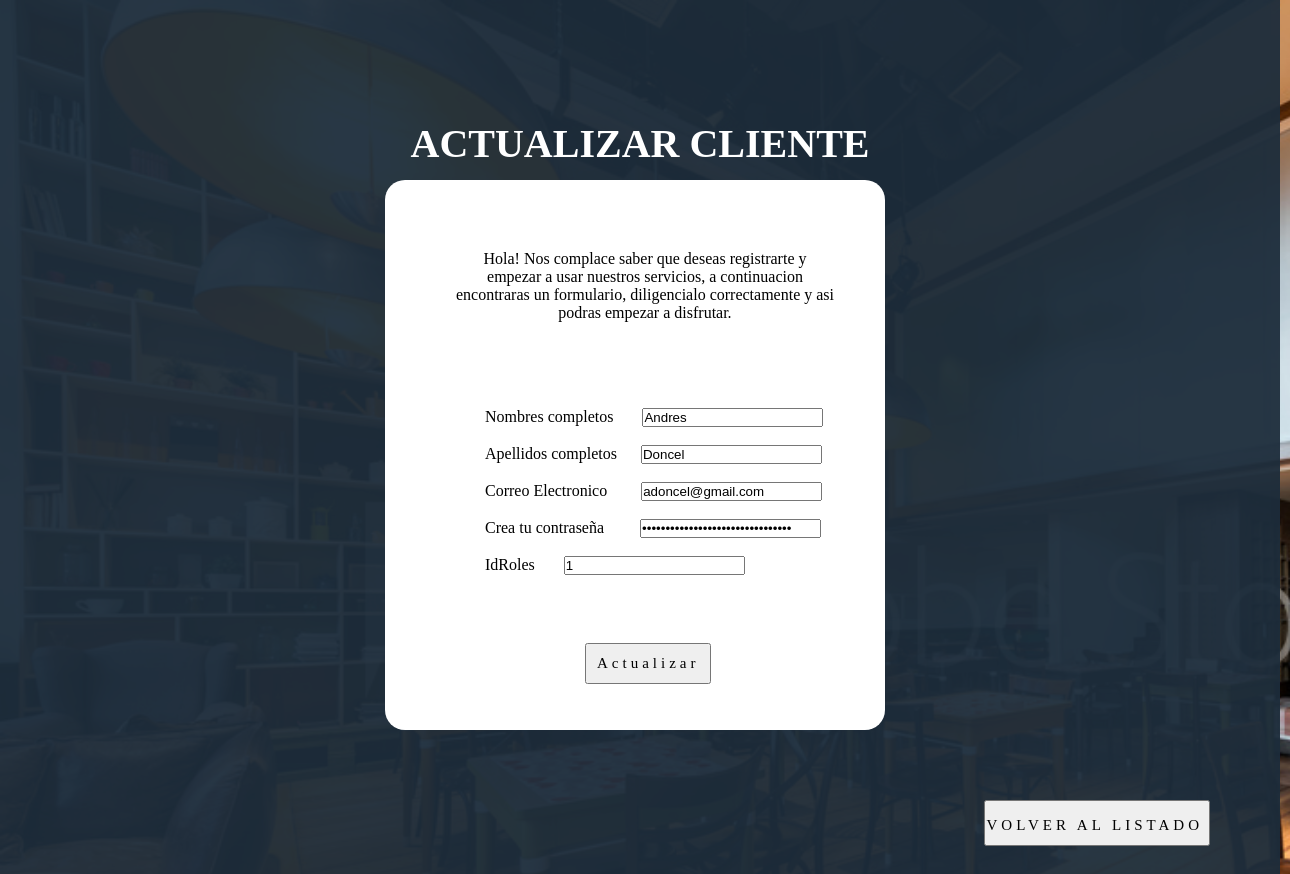
The page /vista/actualizarusuarios.php?IdUsuarios=53 on the database as committed earlier.
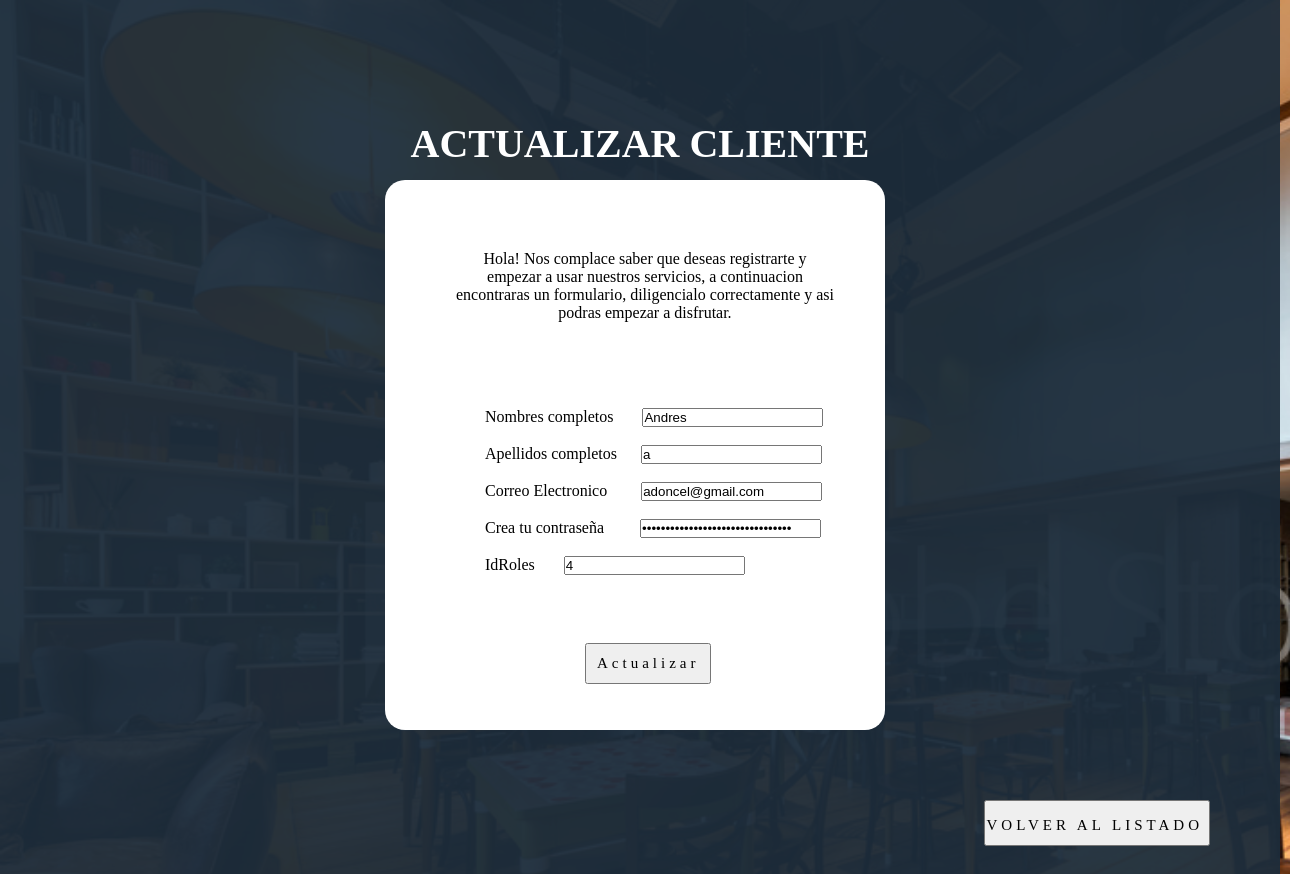
The same page on the database as committed later.
### tables this page shows
CREATE TABLE `usuarios` (
  `IdUsuarios` int(11) NOT NULL,
  `NombreUsuarios` varchar(50) NOT NULL,
  `ApellidoUsuarios` varchar(100) NOT NULL,
  `EmailUsuarios` varchar(50) NOT NULL,
  `ContrasenaUsuarios` varchar(100) NOT NULL,
  `IdRoles` int(11) NOT NULL
);

### vista/actualizarusuarios.php (the view, shortened to what this page needs)
<?php
$consulta= consultarPersona($_GET['IdUsuarios']);
function consultarPersona($id){
    include '../conexion/conexion2.php';
    $sentencia="SELECT * FROM usuarios WHERE IdUsuarios='".$id."'";
    $resultado=$conexion->query($sentencia) or die ("Error de conexion".mysqli_error($conexion));
    $fila=$resultado->fetch_assoc();
return[
    $fila['IdUsuarios'],
    $fila['NombreUsuarios'],
    $fila['ApellidoUsuarios'],
    $fila['EmailUsuarios'],
    $fila['ContrasenaUsuarios'],
    $fila['IdRoles']
];
}
?>
<!DOCTYPE html>
<html lang="es">
<head>
	<link rel="stylesheet" type="text/css" href="../estilos/estilo2.css">
</head>
<body>
<header>
	<h1 id="tit">ACTUALIZAR CLIENTE</h1>
</header>
<form method="GET" action="../controlador/controladoractualizar.php">
	<p>Hola! Nos complace saber que deseas registrarte y empezar a usar nuestros servicios, a continuacion encontraras un formulario, diligencialo correctamente y asi podras empezar a disfrutar.</p>
	<input type="hidden" class="ctexto" id="nombre" name="IdUsuarios" value="<?php echo $consulta[0]?>"><br><br>
	<label>Nombres completos</label>
	<input type="text" class="ctexto" id="nombre" name="nombres" value="<?php echo $consulta[1]?>"><br><br>
	<label>Apellidos completos</label>
	<input type="text" class="ctexto" id="apellido" name="apellidos" value="<?php echo $consulta[2]?>"><br><br>
	<label>Correo Electronico</label>
	<input type="email" class="ctexto" id="correo" name="email" value="<?php echo $consulta[3]?>"><br><br>
	<label>Crea tu contraseña</label>
	<input type="password" class="ctexto" id="contraseña" name="contrasena" value="<?php echo $consulta[4]?>"><br><br>
	<label>IdRoles</label>
	<input type="text" class="ctexto" id="nombre" name="idRol" value="<?php echo $consulta[5]?>" ><br><br>
	<input class="b1" type="submit" id="m"  name="update" value="Actualizar">
</form>
	<a id="v" href="../vista/listarusuarios.php"><button class="b1"> VOLVER AL LISTADO</button></a>
</body>
</html>

### estilos/estilo2.css (style rules this page uses)
* { margin:0; padding: 0; box-sizing: border-box; }
html { background-image: url(../imagenes/fondo.jpeg); background-repeat: no-repeat; background-attachment: fixed; background-size: cover; }
body { width: 1280px; height: 1200px; background-color: rgba(29,45,59,0.95); }
header { width: 1280px; height: 100px; padding: 90px 200px; }
#tit { margin-top: 30px; color: #fff; text-align: center; font-family: Showcard Gothic; font-size: 40px; }
p { font-family: 'Kalam', cursive; text-align: center; padding: 50px; }
a { margin-left: 120px; float: left; text-decoration: none; color: #000; }
.b1 { position: relative; font-family: Copperplate Gothic; display: inline-block; padding: 15px 5px 10px 0px; letter-spacing: 4px; font-size: 15px; text-decoration: none; overflow: hidden; transition: 0.2s; float: right; margin-right: 50px; margin-top: 50px; }
label { margin-left: 80px; }
#nombre { margin-left: 25px; }
#apellido { margin-left: 20px; }
#correo { margin-left: 30px; }
#contraseña { margin-left: 32px; }
#m { padding:10px; text-align: center; margin-bottom: 20px; float: left; margin-left: 180px; }
#v { float: right; padding: 20px; }
form { border-radius: 20px; padding: 20px 0px 20px 20px; background-color: #fff; height: 550px; width: 500px; margin-left: 385px; }

Rows that differ between the two databases and show on the page:
changed usuarios "Andres": apellidos "Doncel" → "a"; idRol "1" → "4"
